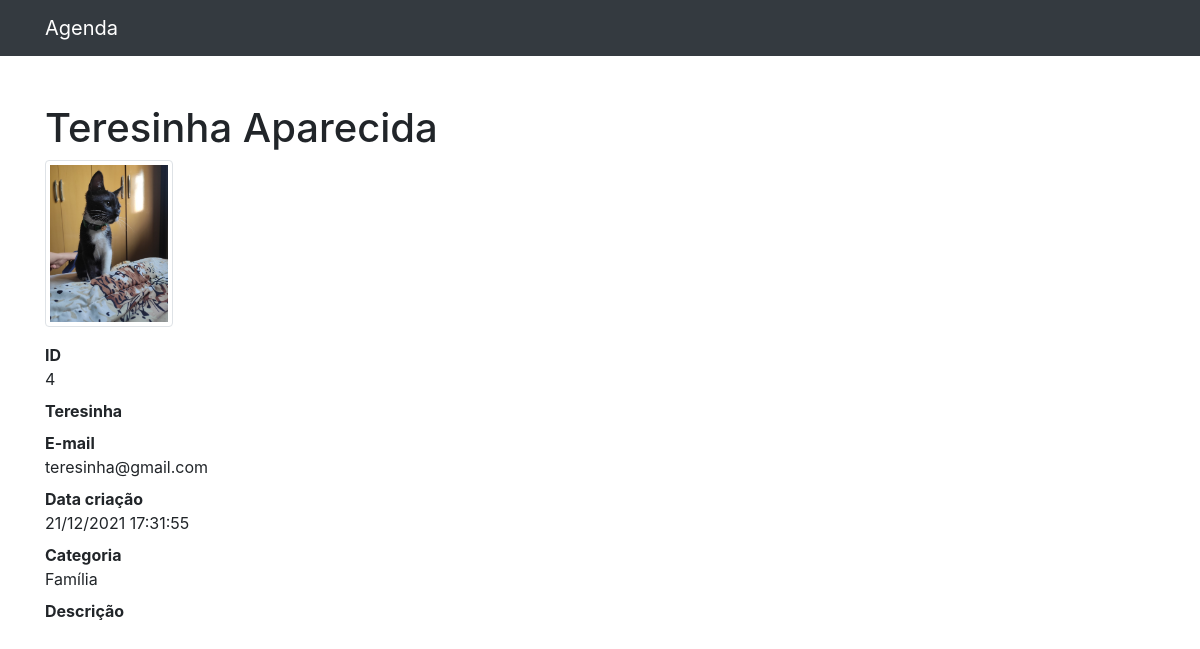
The app's page /4 (signed in) with its own data.
### contatos/models.py (models this page shows, shortened)
class Contato(models.Model):
    nome = models.CharField(max_length=255)
    sobrenome = models.CharField(max_length=255, blank=True)
    telefone = models.CharField(max_length=255, blank=True)
    email = models.CharField(max_length=255, blank=True)
    data_criacao = models.DateTimeField(auto_now_add=False, default=datetime.now)
    descricao = models.TextField(blank=True)
    categoria = models.ForeignKey(Categoria, on_delete=models.DO_NOTHING)
    exibir = models.BooleanField(default=True)
    foto = models.ImageField(blank=True, upload_to='fotos/%Y/%m/')

class Categoria(models.Model):
    nome = models.CharField(max_length=255)
    def __str__(self):
        return self.nome

### contatos/views.py (the view, shortened to what this page needs)
# urls.py: path('<int:pk>', views.contato, name='contato'),
def contato(request, pk):
    contato = get_object_or_404(Contato, id=pk)
    if not contato.exibir:
        raise Http404
    return render(request, 'contatos/contato.html', {'contato': contato})

### contatos/templates/contatos/contato.html (shortened to what this page needs)
{% extends 'base.html' %}
{% load static %}
{% block conteudo %}
<h1 class="mt-5">{{ contato.nome }} {{ contato.sobrenome }}</h1>
{% if contato.foto %}
<p>
    <img class="img-thumbnail" src="{{ contato.foto.url }}" width="128">
</p>
{% endif %}
<dl>
    <dt>ID</dt>
    <dd>{{ contato.id|safe }}</dd>
    <dt>{{ contato.nome }}</dt>
    <dt>E-mail</dt>
    <dd>{{ contato.email }}</dd>
    <dt>Data criação</dt>
    <dd>{{ contato.data_criacao|date:'d/m/Y H:i:s' }}</dd>
    <dt>Categoria</dt>
    <dd>{{ contato.categoria }}</dd>
    <dt>Descrição</dt>
</dl>
{% endblock %}

### records on screen
Contato: nome "Teresinha", sobrenome "Aparecida", foto (picture), id "4", email "teresinha@gmail.com", data_criacao "21/12/2021 17:31:55", categoria "Família"
